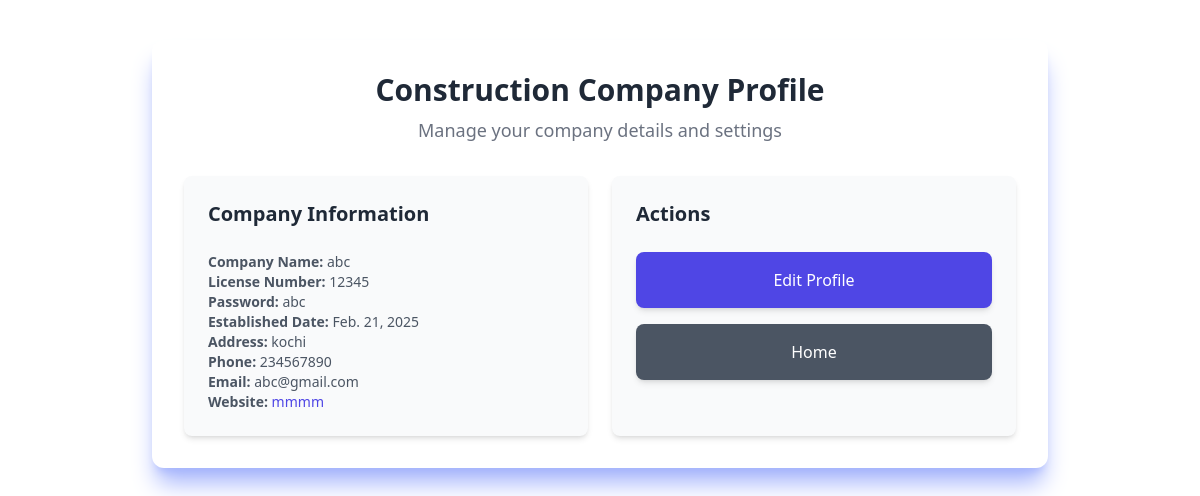
The app's page /constprofile/ (signed in) with its own data.
### realapp/models.py (models this page shows, shortened)
class Construction(models.Model):
    name = models.CharField(max_length=255)
    address = models.CharField(max_length=500)
    phone_no = models.CharField(max_length=15)
    email = models.EmailField()
    website = models.URLField(blank=True, null=True)
    established_date = models.DateField()
    license_no = models.CharField(max_length=100, unique=True)
    password=models.CharField(max_length=10)

### realapp/views.py (the view)
# urls.py: path('constprofile/', views.constprofile, name='constprofile'),
def constprofile(request):
    if 'license_no' in request.session:
        license_no = request.session['license_no']
    else:
        return redirect('/constlogin/')
    try:
        con = models.Construction.objects.get(license_no=license_no)
        prf = models.Construction.objects.filter(license_no=con.license_no)
        return render(request, 'constprofile.html', {'prf': prf})
    except models.Construction.DoesNotExist:
        alert = "<script>alert('User not found. Please log in again.');window.location.href = '/constlogin/';</script>"
        return HttpResponse(alert)

### realapp/templates/constprofile.html (shortened to what this page needs)
<!DOCTYPE html>
<html lang="en">
<head>
    <script src="https://cdn.tailwindcss.com"></script>
    <link href="https://cdn.jsdelivr.net/npm/bootstrap@5.3.0-alpha1/dist/css/bootstrap.min.css" rel="stylesheet">
</head>
<body class="bg-gradient-to-r from-light-blue-200 via-light-blue-300 to-light-blue-400">
    <div class="container mx-auto px-4 py-10">
        <div class="max-w-4xl mx-auto bg-white p-8 rounded-xl shadow-xl shadow-indigo-300">
            <div class="text-center mb-8">
                <h2 class="text-3xl font-extrabold text-gray-800">Construction Company Profile</h2>
                <p class="text-lg text-gray-500 mt-2">Manage your company details and settings</p>
            </div>
            <div class="grid grid-cols-1 md:grid-cols-2 gap-6">
                <div class="bg-gray-50 p-6 rounded-lg shadow-md">
                    <h3 class="text-xl font-semibold text-gray-800">Company Information</h3>
                    <div class="mt-4">
                        <p class="text-sm text-gray-600"><strong>Company Name:</strong> {{ prf.0.name }}</p>
                        <p class="text-sm text-gray-600"><strong>License Number:</strong> {{ prf.0.license_no }}</p>
                        <p class="text-sm text-gray-600"><strong>Password:</strong> {{ prf.0.password }}</p>
                        <p class="text-sm text-gray-600"><strong>Established Date:</strong> {{ prf.0.established_date }}</p>
                        <p class="text-sm text-gray-600"><strong>Address:</strong> {{ prf.0.address }}</p>
                        <p class="text-sm text-gray-600"><strong>Phone:</strong> {{ prf.0.phone_no }}</p>
                        <p class="text-sm text-gray-600"><strong>Email:</strong> {{ prf.0.email }}</p>
                        <p class="text-sm text-gray-600"><strong>Website:</strong> <a href="{{ prf.0.website }}" class="text-indigo-600 hover:underline">{{ prf.0.website }}</a></p>
                    </div>
                </div>
                <div class="bg-gray-50 p-6 rounded-lg shadow-md">
                    <h3 class="text-xl font-semibold text-gray-800">Actions</h3>
                    <div class="mt-4 space-y-4">
                        <a href="/constupdateprofile/" class="w-full block py-3 text-center bg-indigo-600 text-white rounded-lg shadow-md hover:bg-indigo-700 transition duration-200 ease-in-out">
                            Edit Profile
                        </a>
                        <a href="/consthome/" class="w-full block py-3 text-center bg-gray-600 text-white rounded-lg shadow-md hover:bg-gray-700 transition duration-200 ease-in-out">
                            Home
                        </a>
                    </div>
                </div>
            </div>
        </div>
    </div>
</body>
</html>

### records on screen
Construction: name "abc", license_no "12345", password "abc", established_date "Feb. 21, 2025", address "kochi", phone_no "234567890", email "abc@gmail.com", website "mmmm"
